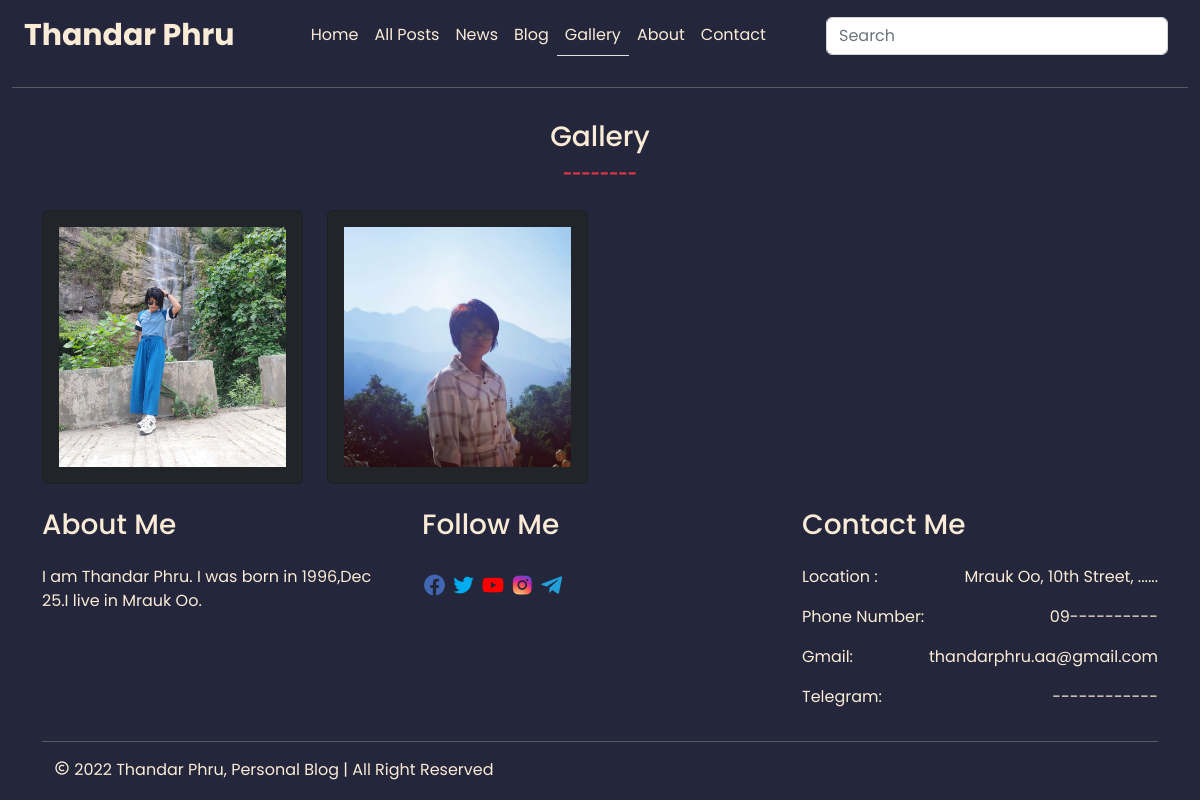
Page /gallery/ on the committed database.
### base/models.py (models this page shows, shortened)
class Category(models.Model):
    name = models.CharField(max_length=100)
    slug = models.SlugField(
            default='',
            editable=False,
        )
    created = models.DateTimeField(auto_now_add=True)
    updated = models.DateTimeField(auto_now=True)

class Gallery(models.Model):
    name = models.CharField(max_length=100, null=True,blank=True, default='Thandar Phru')
    image= models.ImageField(upload_to="static/%Y/%m/%d/images")
    created = models.DateTimeField(auto_now_add=True,null=True,blank=True)
    updated = models.DateTimeField(auto_now=True,null=True,blank=True)
    class Meta:
        ordering = ('-created',)

### base/views.py (the view)
# urls.py: path('gallery/',views.gallery, name='gallery'),
def gallery(request):
    images = Gallery.objects.all()
    categories = Category.objects.all()
    context = {'images':images,'categories':categories}
    if 'q' in request.GET:
        q = request.GET['q']
        search = Q(Q(title__icontains = q) | Q(content__icontains = q))
        results = Post.objects.filter(search)
        context ={'results':results,'q':q,'categories':categories}
        return render(request, 'base/searchresult.html', context)
    return render(request, 'base/gallery.html',context)

### base/templates/base/gallery.html (shortened to what this page needs)
{% extends 'main.html' %} {% load static %}
{% block content %}
<div class="container">
  <div class="row">
    <div class="text-center py-3">
        <h3>Gallery</h3>
        <span class="text-danger fw-bold">--------</span>
      </div>
    {% if images %}
    {% for image in images %}
    <div class="col-lg-3">
        <div class="card bg-dark my-2">
          <div class="p-3">
            <div
              class="blog-picture-background"
              style="
                background-image: url('{{image.image.url}}');
                height: 240px;
                background-repeat: no-repeat;
                background-size: cover;
                background-position: center;
              "
            >
            </div>
          </div>
        </div>
      </div>
    {% endfor %}{% else %}<h1 class="text-white py-5 text-center">
      There is no Image
    </h1>{% endif %}
  </div>
</div>
{% endblock content %}

### templates/navbar.html (shortened to what this page needs)
{% load static %}
<nav class="navbar navbar-expand-lg">
  <div class="container-fluid">
    <a class="navbar-brand logo" href="{% url 'home' %}">Thandar Phru</a>
    <div class="collapse navbar-collapse" id="navbarSupportedContent">
      <ul class="navbar-nav mx-auto mb-2 mb-lg-0">
        {% url 'home' as url %}
        <li class="nav-item">
          <a class="nav-link {% if request.path == url %}border-bottom{% endif %}" aria-current="page" href="{% url 'home' %}">Home</a>
        </li>
        {% url 'posts' as url %}
        <li class="nav-item">
          <a class="nav-link {% if request.path == url %}border-bottom{% endif %}" href='{% url 'posts' %}'>All Posts</a>
        </li>
        {% for category in categories %}
        {% url 'category' category.slug as url %}
        <li class="nav-item">
            <a class="nav-link {% if request.path == url %}border-bottom{% endif %}" href="{% url 'category' category.slug %}">{{category.name}}</a>
          </li>{% endfor %}
          {% url 'gallery' as url %}
        <li class="nav-item">
          <a class="nav-link {% if request.path == url %}border-bottom{% endif %}" href='{% url 'gallery' %}'>Gallery</a>
        </li>
        <li class="nav-item">
          <a class="nav-link" href='{% url 'home' %}#aboutme'>About</a>
        </li>
        <li class="nav-item">
          <a class="nav-link" href='{% url 'home' %}#contactme'>Contact</a>
        </li>
      </ul>
      <form class="d-flex" role="search">
        <input
          class="form-control me-2"
          type="search"
          name = "q"
          placeholder="Search"
          aria-label="Search"
        />
      </form>
    </div>
  </div>
</nav>
<hr />

### static/css/style.css (style rules this page uses)
* { font-family: "Poppins", sans-serif; }
body { background-color: #24263b; color: antiquewhite; }
.navbar-brand { color: antiquewhite !important; }
.nav-link { color: antiquewhite !important; }
.logo { font-size: 30px !important; font-weight: bold; }
a { text-decoration: none; }

### rows in the picture
Category: name "News"
Category: name "Blog"
Gallery: image (picture)
Gallery: image (picture)
